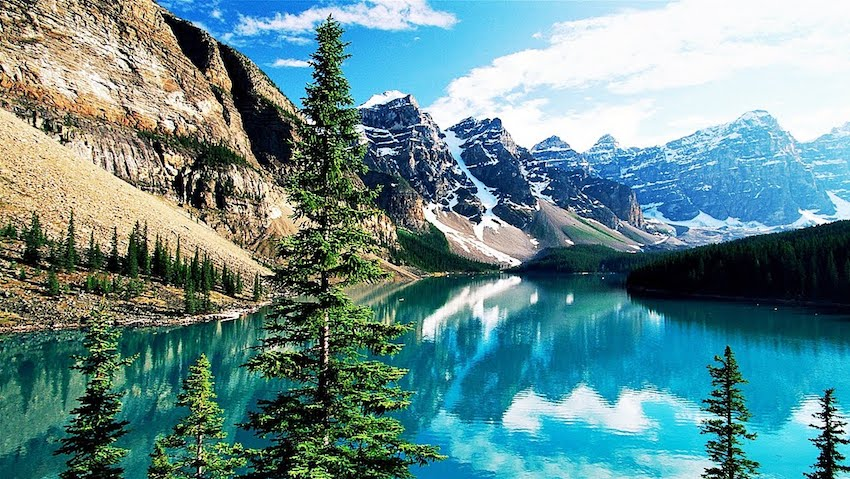
//> input picture figs/imagem.jpg, 850 x 479 px
$ ./trocaregioes   (built with g++ and OpenCV 4)
//> lines starting //> are read from the running program, lines starting //| are printed output that depends on the picture
#include <iostream>
#include <opencv2/opencv.hpp>

using namespace cv;
using namespace std;

int main(int, char**){
  Mat image;
  Vec3b val;
  int x, y;

  int width, height;

  image= imread("imagem.jpg",CV_LOAD_IMAGE_GRAYSCALE);
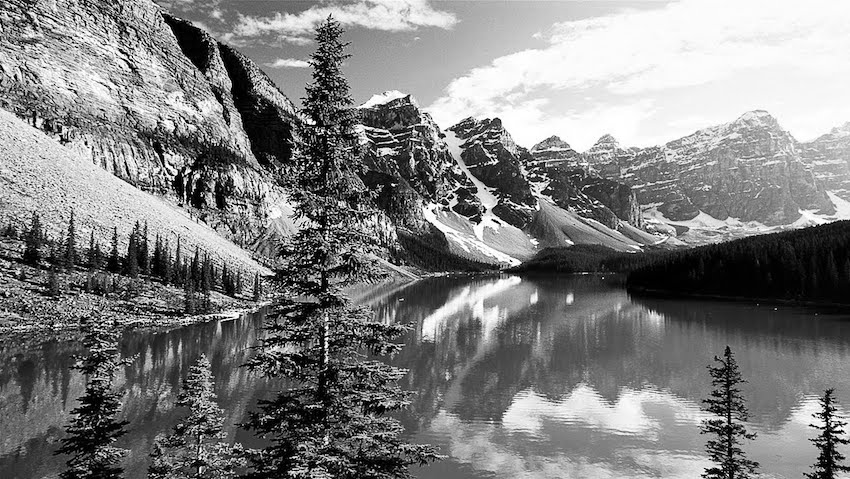
//> image: 479 rows x 850 cols, CV_8UC1; min 0, max 255, mean 129
  if(!image.data)
    cout << "imagem nao abriu" << endl;

  namedWindow("janela",WINDOW_AUTOSIZE);

  width = image.size().width;
//> width = 850
  height = image.size().height;
//> height = 479

//cria uma imagem do tamanho da imagem original
  Mat trocaregioes(height, width, CV_LOAD_IMAGE_GRAYSCALE);

  for(int i=0;i<height;i++){
    for(int j=0;j<width;j++){
      x=(i+height/2)%(height);
      y=(j+width/2)%(width);
      trocaregioes.at<uchar>(i,j)=image.at<uchar>(x,y);
    }
  }
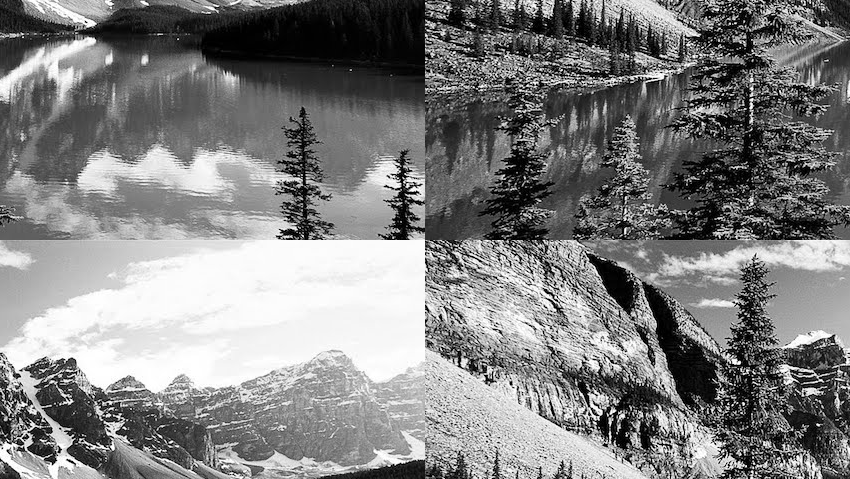
//> trocaregioes: 479 rows x 850 cols, CV_8UC1; min 0, max 255, mean 129
//> after the loop, x = 238; y = 424

  imshow("janela", trocaregioes);
  imwrite("trocaregioes.png",trocaregioes);
  waitKey();

  return 0;
}

$ run again, with figs/image2.jpg copied over figs/imagem.jpg
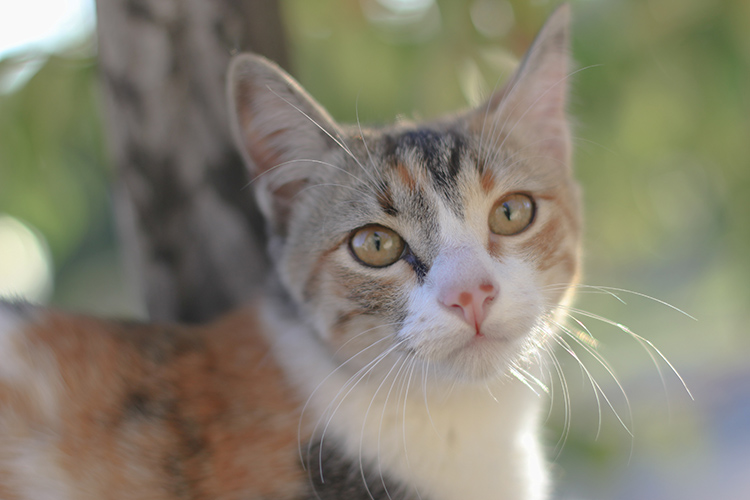
//> input picture figs/image2.jpg, 750 x 500 px
//> `image= imread("imagem.jpg",CV_LOAD_IMAGE_GRAYSCALE);`:
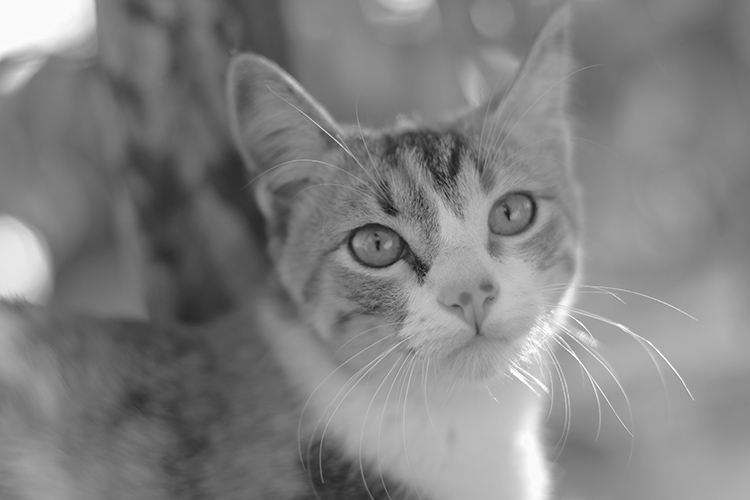
//> image: 500 rows x 750 cols, CV_8UC1; min 16, max 255, mean 129
//> after the loop `for(int i=0;i<height;i++)`:
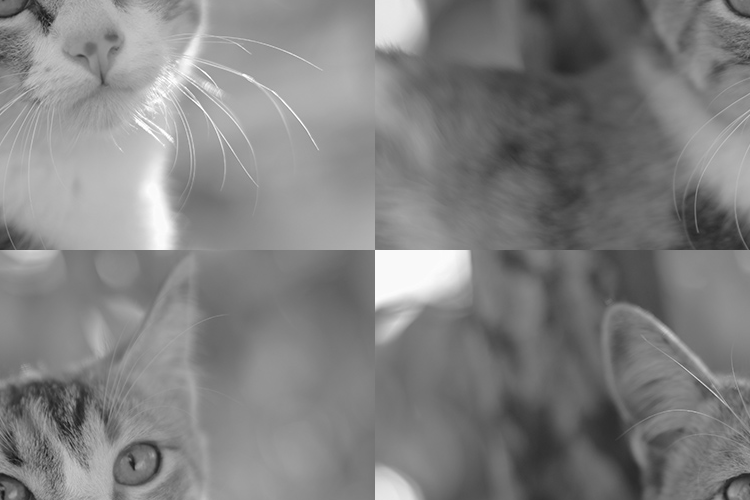
//> trocaregioes: 500 rows x 750 cols, CV_8UC1; min 16, max 255, mean 129
//> after the loop `for(int i=0;i<height;i++)`: x = 249; y = 374

$ run again, with figs/pontos.jpg copied over figs/imagem.jpg
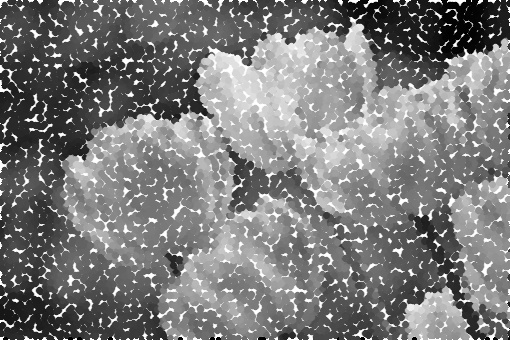
//> input picture figs/pontos.jpg, 510 x 340 px
//> image is the input picture: 340 rows x 510 cols, CV_8UC1; min 0, max 255, mean 123.3
//> after the loop `for(int i=0;i<height;i++)`:
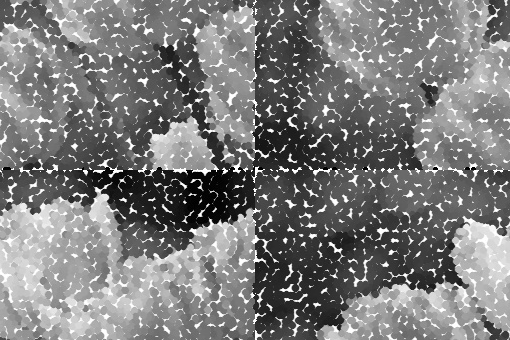
//> trocaregioes: 340 rows x 510 cols, CV_8UC1; min 0, max 255, mean 123.3
//> after the loop `for(int i=0;i<height;i++)`: x = 169; y = 254
